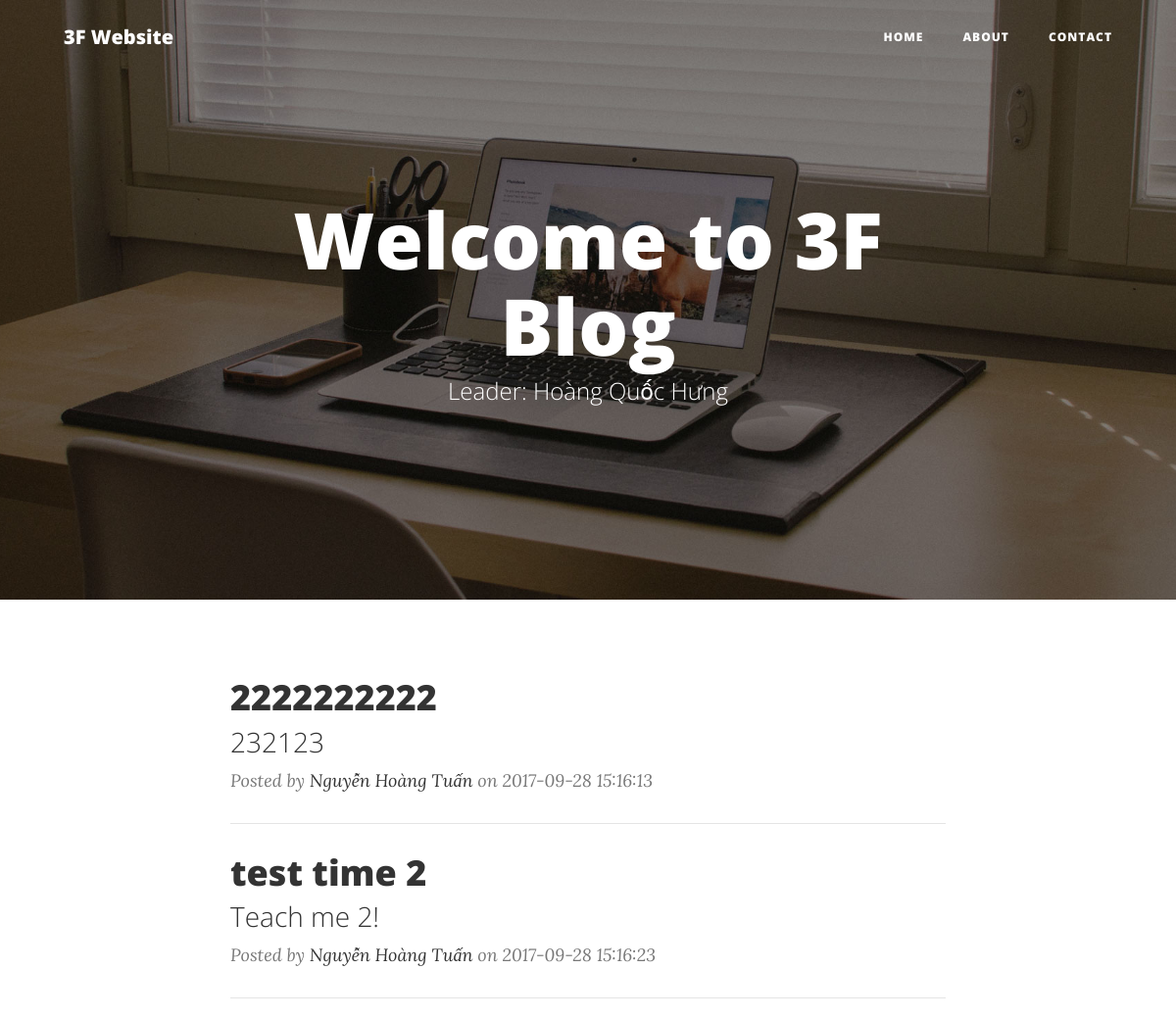
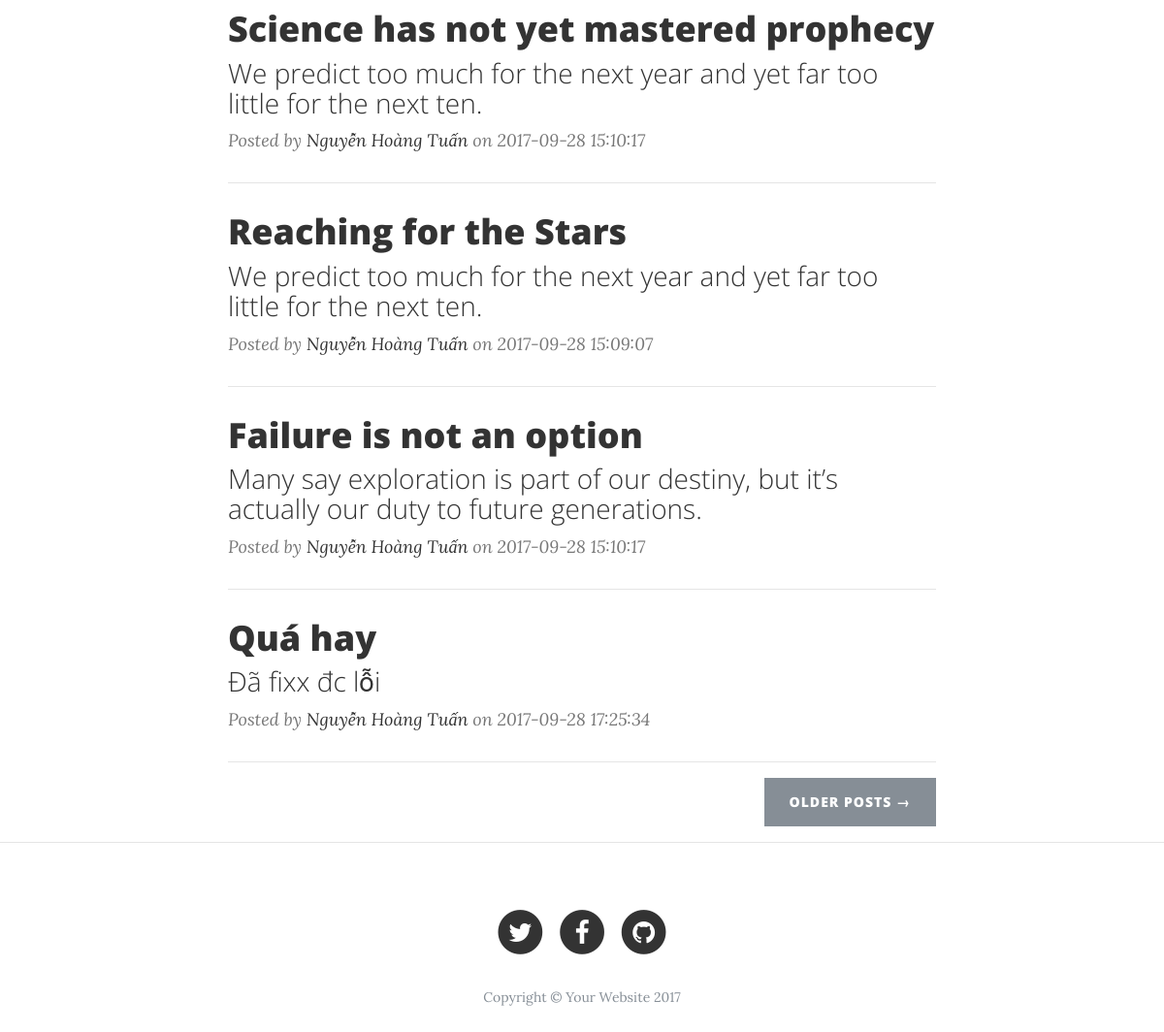
The page / on the database its author committed (2 pictures, top to bottom).
### tables this page shows
CREATE TABLE IF NOT EXISTS `posts` (
  `id` int(11) NOT NULL,
  `title` varchar(255) NOT NULL,
  `sub_title` varchar(255) NOT NULL,
  `body` text NOT NULL,
  `post_cover` varchar(255) NOT NULL,
  `created_at` timestamp NOT NULL DEFAULT CURRENT_TIMESTAMP ON UPDATE CURRENT_TIMESTAMP,
  `updated_at` timestamp NOT NULL DEFAULT '0000-00-00 00:00:00',
  `status` tinyint(4) NOT NULL COMMENT '0 - Draft; 1 - Active; 2 - Delete;',
  `author_id` tinyint(4) NOT NULL,
  `picture` varchar(200) NOT NULL
);

CREATE TABLE IF NOT EXISTS `users` (
  `id` int(11) NOT NULL,
  `username` varchar(50) NOT NULL,
  `password` varchar(50) NOT NULL,
  `fullname` varchar(50) NOT NULL,
  `created_at` timestamp NOT NULL DEFAULT CURRENT_TIMESTAMP ON UPDATE CURRENT_TIMESTAMP,
  `updated_at` timestamp NOT NULL DEFAULT '0000-00-00 00:00:00',
  `status` tinyint(4) NOT NULL COMMENT '0 - Pending; 1 - Active; 2 - Delete'
);

### app/func/posts.php (called while the page is built, shortened)
<?php
	function get_all_posts(){
		global $conn;
		$posts = array();
		$sql = "SELECT posts.id, posts.title, posts.sub_title, posts.body, posts.post_cover, posts.created_at, users.fullname FROM posts INNER JOIN users ON posts.author_id = users.id WHERE posts.status = 1";
		$result = mysqli_query($conn, $sql);
		if(mysqli_num_rows($result) > 0){
			while($row = mysqli_fetch_assoc($result))
				$posts[] = $row;
		}
		return $posts;
	}
?>

### index.php (the view, shortened to what this page needs)
<?php
	include_once('views/_header.php');
	$posts = get_all_posts();
?>
		<header class="masthead" style="background-image: url('public/img/home-bg.jpg')">
			<div class="container">
				<div class="row">
					<div class="col-lg-8 col-md-10 mx-auto">
						<div class="site-heading">
							<h1>Welcome to 3F Blog</h1>
							<span class="subheading"> Leader: Hoàng Quốc Hưng</span>
						</div>
					</div>
				</div>
			</div>
		</header>
		<div class="container">
			<div class="row">
				<div class="col-lg-8 col-md-10 mx-auto">
					<?php
						foreach ($posts as $post) { ?>
						<div class="post-preview">
							<a href="post.php?post_id=<?= $post['id']?>">
								<h2 class="post-title">
									<?= $post['title']; ?>
								</h2>
								<h3 class="post-subtitle">
									<?= $post['sub_title']; ?>
								</h3>
							</a>
							<p class="post-meta">Posted by
								<a href="#"><?= $post['fullname']; ?></a>
								on <?= $post['created_at'] ?>
							</p>
						</div>
						<hr>
					<?php
						}
					?>
					<div class="clearfix">
						<a class="btn btn-secondary float-right" href="#">Older Posts &rarr;</a>
					</div>
				</div>
			</div>
		</div>
		<hr>
<?php
	include_once('views/_footer.php');
?>

### views/_header.php (shortened to what this page needs)
<!DOCTYPE html>
<html lang="en">
	<head>
		<link href="public/vendor/bootstrap/css/bootstrap.min.css" rel="stylesheet">
		<link href="public/vendor/font-awesome/css/font-awesome.min.css" rel="stylesheet" type="text/css">
		<link href="public/css/clean-blog.min.css" rel="stylesheet">
	</head>
	<body>
		<nav class="navbar navbar-expand-lg navbar-light fixed-top" id="mainNav">
			<div class="container">
				<a class="navbar-brand" href="index.php">3F Website</a>
				<div class="collapse navbar-collapse" id="navbarResponsive">
					<ul class="navbar-nav ml-auto">
						<li class="nav-item">
							<a class="nav-link" href="index.php">Home</a>
						</li>
						<li class="nav-item">
							<a class="nav-link" href="about.php">About</a>
						</li>
						<li class="nav-item">
							<a class="nav-link" href="contact.php">Contact</a>
						</li>
					</ul>
				</div>
			</div>
		</nav>

### views/_footer.php (shortened to what this page needs)
		<footer>
			<div class="container">
				<div class="row">
					<div class="col-lg-8 col-md-10 mx-auto">
						<ul class="list-inline text-center">
							<li class="list-inline-item">
								<a href="#">
								<span class="fa-stack fa-lg">
								<i class="fa fa-circle fa-stack-2x"></i>
								<i class="fa fa-twitter fa-stack-1x fa-inverse"></i>
								</span>
								</a>
							</li>
							<li class="list-inline-item">
								<a href="#">
								<span class="fa-stack fa-lg">
								<i class="fa fa-circle fa-stack-2x"></i>
								<i class="fa fa-facebook fa-stack-1x fa-inverse"></i>
								</span>
								</a>
							</li>
							<li class="list-inline-item">
								<a href="#">
								<span class="fa-stack fa-lg">
								<i class="fa fa-circle fa-stack-2x"></i>
								<i class="fa fa-github fa-stack-1x fa-inverse"></i>
								</span>
								</a>
							</li>
						</ul>
						<p class="copyright text-muted">Copyright &copy; Your Website 2017</p>
					</div>
				</div>
			</div>
		</footer>
	</body>
</html>

### rows shown on the page
posts: title "2222222222", sub_title "232123", author.fullname "Nguyễn Hoàng Tuấn", created_at "2017-09-28 15:16:13"
posts: title "test time 2", sub_title "Teach me 2!", author.fullname "Nguyễn Hoàng Tuấn", created_at "2017-09-28 15:16:23"
posts: title "Science has not yet mastered prophecy", sub_title "We predict too much for the next year and yet far too little for the next ten.", author.fullname "Nguyễn Hoàng Tuấn", created_at "2017-09-28 15:10:17"
posts: title "Reaching for the Stars", sub_title "We predict too much for the next year and yet far too little for the next ten.", author.fullname "Nguyễn Hoàng Tuấn", created_at "2017-09-28 15:09:07"
posts: title "Failure is not an option", sub_title "Many say exploration is part of our destiny, but it’s actually our duty to future generations.", author.fullname "Nguyễn Hoàng Tuấn", created_at "2017-09-28 15:10:17"
posts: title "Quá hay", sub_title "Đã fixx đc lỗi", author.fullname "Nguyễn Hoàng Tuấn", created_at "2017-09-28 17:25:34"
